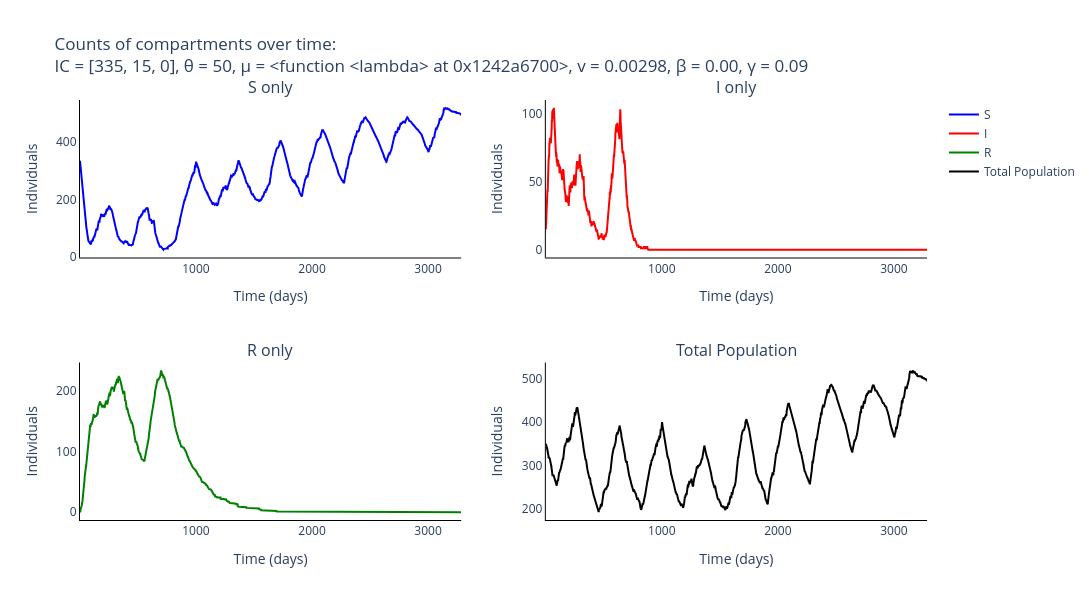

Source (notebook cell):
### Markdown cell above
### Plot output of Gillespie for the different compartments

### Code cell
# Trace names - represent the type of individuals for the simulation
trace_name = ['{}'.format(s) for s in compartments]

# Names of panels
panels = ['{} only'.format(s) for s in compartments] + ['Total Population']

fig = go.Figure()
fig = make_subplots(rows=int(np.ceil(len(panels)/2)), cols=2, subplot_titles=tuple('{}'.format(p) for p in panels))

# Add traces to the separate counts panels
for s, spec in enumerate(compartments):
    fig.add_trace(
        go.Scatter(
            y=np.mean(output_algorithm[:, :, s], axis=0).tolist(),
            x=times,
            mode='lines',
            name=trace_name[s],
            line_color=colours[s]
        ),
        row= int(np.floor(s / 2)) + 1,
        col= s % 2 + 1
    )

fig.add_trace(
    go.Scatter(
        y=np.mean(np.sum(output_algorithm[:, :, :-1], axis=2), axis=0).tolist(),
        x=times,
        mode='lines',
        name='Total Population',
        line_color='black'
    ),
    row= 2,
    col= 2
)


# Add axis labels
fig.update_layout(
    title='Counts of compartments over time:<br>IC = {}, θ = {}, μ = {}, v = {}, β = {:.2f}, γ = {:.2f}'.format(parameters[0:3], parameters[3], parameters[4], parameters[5], parameters[6], parameters[7]),
    width=1100, 
    height=600,
    plot_bgcolor='white',
    xaxis=dict(
        linecolor='black',
        title = 'Time (days)'
        ),
    yaxis=dict(
        linecolor='black',
        title = 'Individuals'),
    xaxis2=dict(
        linecolor='black',
        title = 'Time (days)'
        ),
    yaxis2=dict(
        linecolor='black',
        title = 'Individuals'),
    xaxis3=dict(
        linecolor='black',
        title = 'Time (days)'
        ),
    yaxis3=dict(
        linecolor='black',
        title = 'Individuals'),
    xaxis4=dict(
        linecolor='black',
        title = 'Time (days)'
        ),
    yaxis4=dict(
        linecolor='black',
        title = 'Individuals')
    #legend=dict(
    #    orientation="h",
    #    yanchor="bottom",
    #    y=1.02,
    #    xanchor="right",
    #    x=1
    #)
    )

fig.write_image('images/SIR-gillespie-preypred.pdf')
fig.show()

### Figure 1 — Plotly figure (JSON) as saved in the notebook; plotly's stock layout.template omitted (floating-point values rounded to 4 significant figures; data arrays with more than 128 entries replaced by an {"elided": "..."} marker saying what was removed)
{"data": [{"line": {"color": "blue"}, "mode": "lines", "name": "S", "type": "scatter", "x": {"elided": "3285 int values"}, "xaxis": "x", "y": {"elided": "3285 int values"}, "yaxis": "y"}, {"line": {"color": "red"}, "mode": "lines", "name": "I", "type": "scatter", "x": {"elided": "3285 int values"}, "xaxis": "x2", "y": {"elided": "3285 int values"}, "yaxis": "y2"}, {"line": {"color": "green"}, "mode": "lines", "name": "R", "type": "scatter", "x": {"elided": "3285 int values"}, "xaxis": "x3", "y": {"elided": "3285 int values"}, "yaxis": "y3"}, {"line": {"color": "black"}, "mode": "lines", "name": "Total Population", "type": "scatter", "x": {"elided": "3285 int values"}, "xaxis": "x4", "y": {"elided": "3285 int values"}, "yaxis": "y4"}], "layout": {"annotations": [{"font": {"size": 16}, "showarrow": false, "text": "S only", "x": 0.225, "xanchor": "center", "xref": "paper", "y": 1, "yanchor": "bottom", "yref": "paper"}, {"font": {"size": 16}, "showarrow": false, "text": "I only", "x": 0.775, "xanchor": "center", "xref": "paper", "y": 1, "yanchor": "bottom", "yref": "paper"}, {"font": {"size": 16}, "showarrow": false, "text": "R only", "x": 0.225, "xanchor": "center", "xref": "paper", "y": 0.375, "yanchor": "bottom", "yref": "paper"}, {"font": {"size": 16}, "showarrow": false, "text": "Total Population", "x": 0.775, "xanchor": "center", "xref": "paper", "y": 0.375, "yanchor": "bottom", "yref": "paper"}], "height": 600, "plot_bgcolor": "white", "title": {"text": "Counts of compartments over time:<br>IC = [335, 15, 0], θ = 50, μ = <function <lambda> at 0x1242a6700>, v = 0.00298, β = 0.00, γ = 0.09"}, "width": 1100, "xaxis": {"anchor": "y", "domain": [0, 0.45], "linecolor": "black", "title": {"text": "Time (days)"}}, "xaxis2": {"anchor": "y2", "domain": [0.55, 1], "linecolor": "black", "title": {"text": "Time (days)"}}, "xaxis3": {"anchor": "y3", "domain": [0, 0.45], "linecolor": "black", "title": {"text": "Time (days)"}}, "xaxis4": {"anchor": "y4", "domain": [0.55, 1], "linecolor": "black", "title": {"text": "Time (days)"}}, "yaxis": {"anchor": "x", "domain": [0.625, 1], "linecolor": "black", "title": {"text": "Individuals"}}, "yaxis2": {"anchor": "x2", "domain": [0.625, 1], "linecolor": "black", "title": {"text": "Individuals"}}, "yaxis3": {"anchor": "x3", "domain": [0, 0.375], "linecolor": "black", "title": {"text": "Individuals"}}, "yaxis4": {"anchor": "x4", "domain": [0, 0.375], "linecolor": "black", "title": {"text": "Individuals"}}}}
